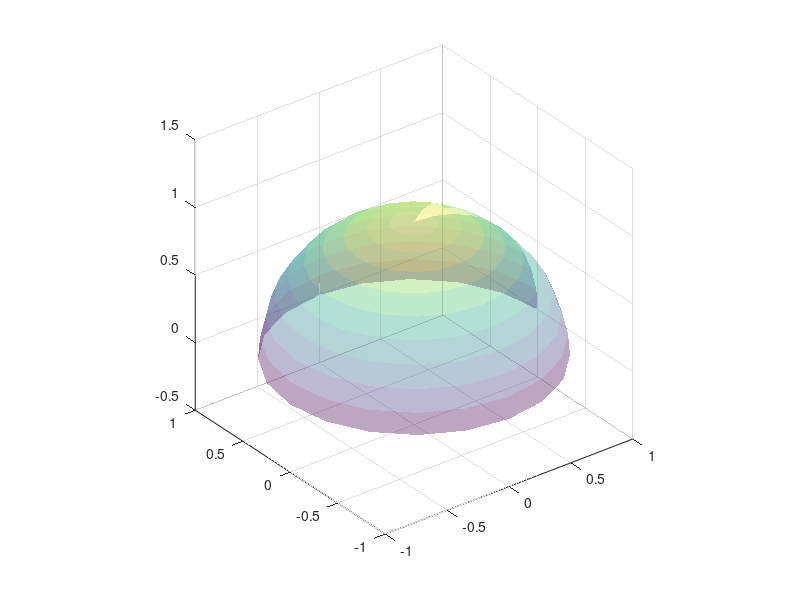

MATLAB code to generate this figure: (Note: this script raises an error after producing the figure.)

%clear all;
%close all;
figure;
[fx,fy,fz] = sphere(20);
surf(fx(11:21,:), fy(11:21,:), fz(11:21,:),'LineStyle','none','Facealpha',0.35);
axis equal;
hold on
circles = [
  makeCircleFromStar(30,10,10,9);
  makeCircleFromStar(100,-10,100,50);
  makeCircleFromStar(-30,100,50,30);
  makeCircleFromStar(12,42,64,20);
  makeCircleFromStar(287,123,46,31);
];


result = RIA(5,circles);
(result(3)*2/pi*100000)
plotCircle(result);
plotCircle(circles(1,:));
plotCircle(circles(2,:));
plotCircle(circles(3,:));
plotCircle(circles(4,:));
plotCircle(circles(5,:));